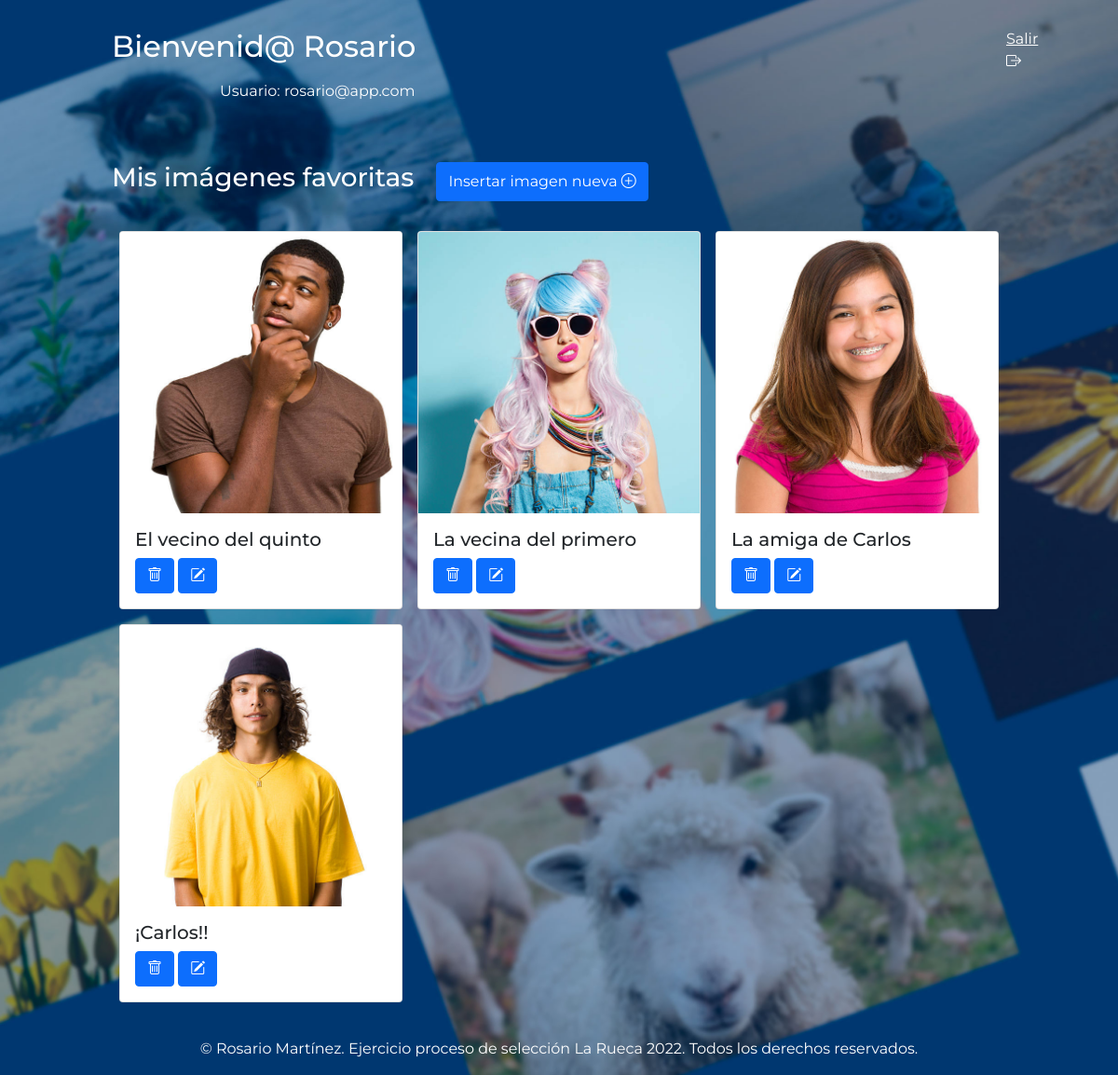
/gestor.php (signed in), run on the app's committed database.
### tables this page shows
CREATE TABLE `imagenes` (
  `id_imagen` int(11) NOT NULL,
  `id_usuario` int(11) NOT NULL,
  `imagen` varchar(100) NOT NULL,
  `titulo` varchar(300) NOT NULL
);

### gestor.php (the view, shortened to what this page needs)
<?php
$username = $_SESSION['username'];
$user_id = $_SESSION['user_id'];
$user=$_SESSION['user'] ;
require "./php/conexion.php";
include "./php/header.php";
    ?>
<main id="gestor">
 <section class="d-flex justify-content-between align-items-center mb-2">
 <h2 class="blanco col-12">Bienvenid@ <?php echo $username;?></h2>
<a href="./php/cerrar-sesion.php" class="salir">Salir <i class="bi bi-box-arrow-right"></i></a>
</section>
<div class="d-flex  align-items-center mb-5" >
    <p class="blanco ">Usuario: <?php echo $user;?></p>
</div>
<?php
$sql = "SELECT * FROM imagenes WHERE imagenes.id_usuario = $user_id";
$resultado = mysqli_query($conexion, $sql);
if (!$resultado) {
    die("no ha resultado de la consulta" . mysqli_error());
} else {
    ?>
    <div class="d-flex mb-4">
    <h3 class="blanco me-4">Mis imágenes favoritas</h3>
    <button type="button" class="btn btn-primary" data-bs-toggle="modal" data-bs-target="#modal-insertar">
    Insertar imagen nueva <i class="bi bi-plus-circle"></i>
</button>
</div>
<section class="d-flex flex-wrap">
    <?php
$i=0;
while ($fila = mysqli_fetch_array($resultado, MYSQLI_BOTH)) {
    ++$i;
        ?>
    <div class="col-12 col-md-6 col-lg-4 p-2">
    <div class="card">
  <img src="./images/<?php echo $fila["imagen"]?>"  class="card-img-top" alt="...">
  <div class="card-body">
    <h5 class="card-title"><?php echo $fila["titulo"]?></h5>
    <button type="button" class="btn btn-primary" data-bs-toggle="modal" data-bs-target="#modal-borrar-<?php echo $i?>">
    <i class="bi bi-trash"></i>
</button>
<button type="button" class="btn btn-primary" data-bs-toggle="modal" data-bs-target="#modal-editar-<?php echo $i?>">
<i class="bi bi-pencil-square"></i>
</button>
    </div>
  </div>
</div>
<?php
}
}
?>
 </main>
 <?php
 include "./php/footer.php";
 ?>
</body>
</html>

### php/header.php (shortened to what this page needs)
<!DOCTYPE html>
<html lang="es">
<head>
    <link href="https://cdn.jsdelivr.net/npm/bootstrap@5.1.3/dist/css/bootstrap.min.css" rel="stylesheet">
    <link rel="stylesheet" href="https://cdn.jsdelivr.net/npm/bootstrap-icons@1.8.1/font/bootstrap-icons.css">
    <link rel="stylesheet" href="css/estilos.css">
</head>
<body>

### php/footer.php (shortened to what this page needs)
<footer>
    <p>© Rosario Martínez. Ejercicio proceso de selección La Rueca 2022. Todos los derechos reservados.</p>
</footer>

### css/estilos.css (style rules this page uses)
* { margin: 0; padding: 0; box-sizing: border-box; }
body { background: url(../images/fondo.jpg); background-size: cover; font-family: "Montserrat", sans-serif; }
.blanco { color: #ffffff; }
.salir { color: #ffffff; }
#gestor { width: 80%; margin: 30px auto; }
footer { color: #ffffff; width: 80%; margin: auto; text-align: center; }

### data on the page
imagenes: imagen (picture), titulo "El vecino del quinto"
imagenes: imagen (picture), titulo "La vecina del primero"
imagenes: imagen (picture), titulo "La amiga de Carlos"
imagenes: imagen (picture), titulo "¡Carlos!!"

### other printed values
$username "Rosario"
$user "rosario@app.com"
